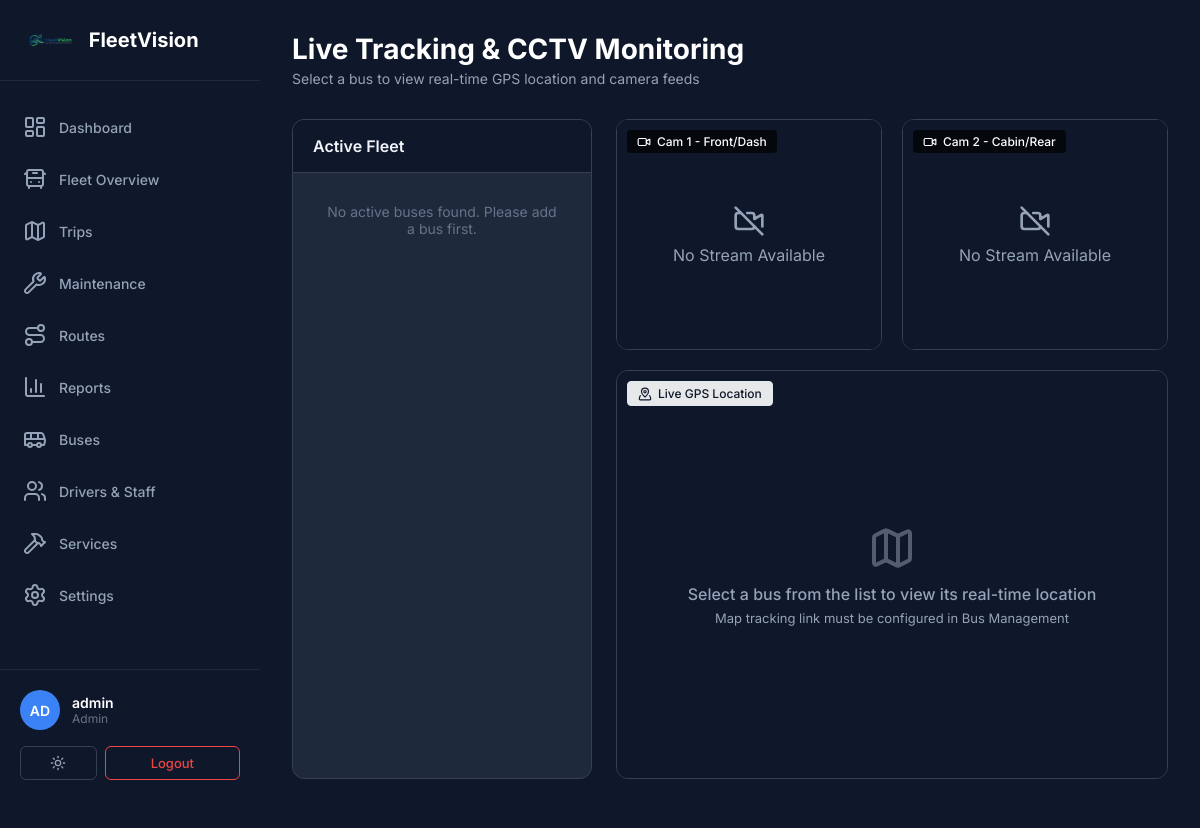
The page /live-tracking.php (signed in) on the database as committed earlier.
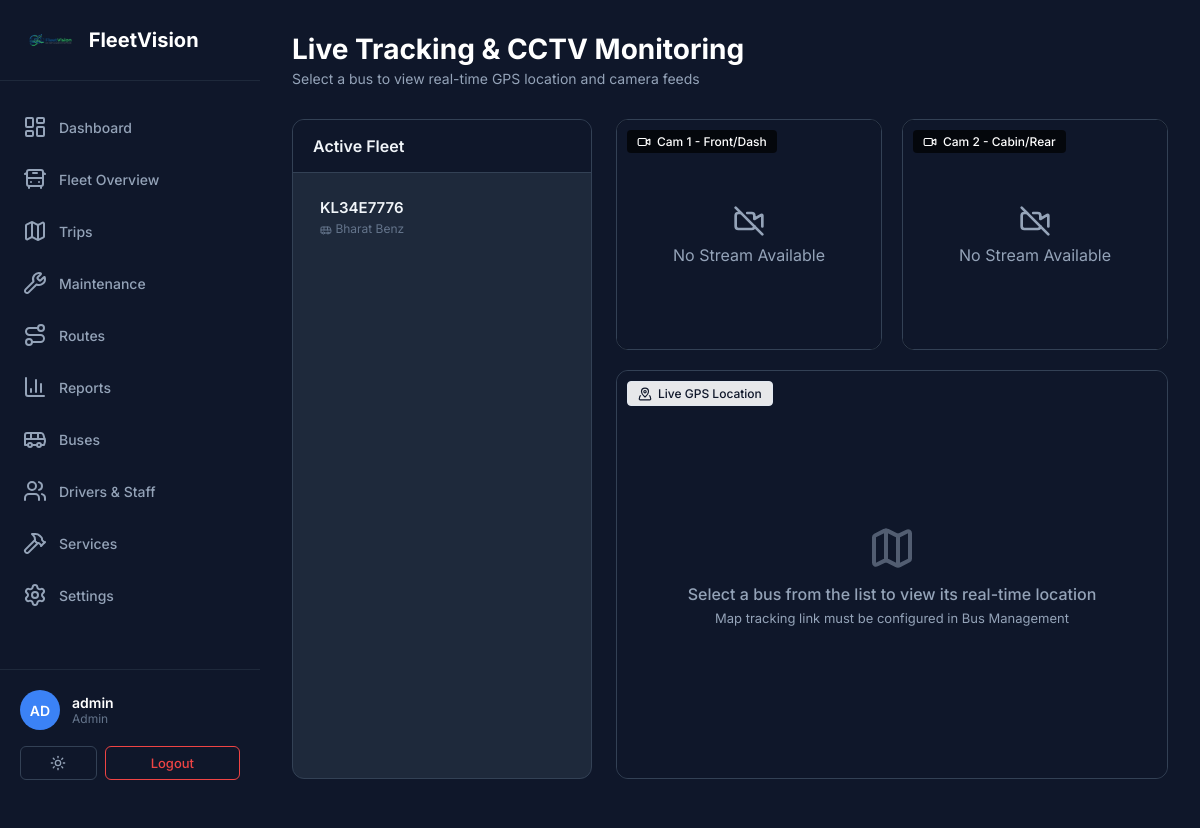
The same page on the database as committed later.
### tables this page shows
CREATE TABLE buses (
        id INTEGER PRIMARY KEY AUTOINCREMENT,
        bus_number TEXT NOT NULL UNIQUE,
        make TEXT,
        model TEXT,
        year INTEGER,
        capacity INTEGER,
        status TEXT DEFAULT 'active',
        created_at DATETIME DEFAULT CURRENT_TIMESTAMP
    , gps_url TEXT, cctv_url_1 TEXT, cctv_url_2 TEXT, route_id INTEGER REFERENCES routes(id), driver_id INTEGER REFERENCES users(id), conductor_id INTEGER REFERENCES users(id));

### live-tracking.php (the view, shortened to what this page needs)
<?php
require_once __DIR__ . '/includes/db.php';
$stmt = $pdo->query("SELECT id, bus_number, make, model, gps_url, cctv_url_1, cctv_url_2 FROM buses WHERE status = 'active' ORDER BY bus_number ASC");
$trackable_buses = $stmt->fetchAll(PDO::FETCH_ASSOC);
include __DIR__ . '/includes/header.php';
?>
<header class="top-header">
    <div class="header-left">
        <h1 class="page-title">Live Tracking & CCTV Monitoring</h1>
        <p class="page-subtitle">Select a bus to view real-time GPS location and camera feeds</p>
    </div>
</header>
<section class="content-section" style="padding-bottom: 0;">
    <div class="tracking-container">
        <div class="bus-selector-panel">
            <div class="selector-header">Active Fleet</div>
            <div class="bus-list">
                <?php if (count($trackable_buses) > 0): ?>
                    <?php foreach ($trackable_buses as $bus): ?>
                        <div class="bus-item"
                             onclick="loadFeeds('<?php echo htmlspecialchars($bus['gps_url'] ?? ''); ?>', '<?php echo htmlspecialchars($bus['cctv_url_1'] ?? ''); ?>', '<?php echo htmlspecialchars($bus['cctv_url_2'] ?? ''); ?>', this)">
                            <div class="bus-number"><?php echo htmlspecialchars($bus['bus_number']); ?></div>
                            <div class="bus-meta">
                                <span><i data-lucide="bus" style="width:12px; height:12px; display:inline-block; vertical-align:middle;"></i> <?php echo htmlspecialchars($bus['make']); ?></span>
                            </div>
                        </div>
                    <?php endforeach; ?>
                <?php else: ?>
                    <div style="padding: 20px; text-align: center; color: #64748b; font-size: 14px;">
                        No active buses found. Please add a bus first.
                    </div>
                <?php endif; ?>
            </div>
        </div>
        <div class="viewer-panel">
            <div class="cctv-grid">
                <div class="cctv-frame-container">
                    <div class="feed-label"><i data-lucide="video" style="width:14px; height:14px;"></i> Cam 1 - Front/Dash</div>
                    <div id="cctv1-container" class="empty-state black-bg">
                        <i data-lucide="video-off" style="width:32px; height:32px; margin-bottom: 8px;"></i>
                        <span>No Stream Available</span>
                    </div>
                </div>
                <div class="cctv-frame-container">
                    <div class="feed-label"><i data-lucide="video" style="width:14px; height:14px;"></i> Cam 2 - Cabin/Rear</div>
                    <div id="cctv2-container" class="empty-state black-bg">
                        <i data-lucide="video-off" style="width:32px; height:32px; margin-bottom: 8px;"></i>
                        <span>No Stream Available</span>
                    </div>
                </div>
            </div>
            <div class="map-frame-container">
                <div class="feed-label" style="background: rgba(255, 255, 255, 0.9); color: #0f172a; border: 1px solid #e2e8f0;"><i data-lucide="map-pinned" style="width:14px; height:14px;"></i> Live GPS Location</div>
                <div id="gps-container" class="empty-state">
                    <i data-lucide="map" style="width:48px; height:48px; margin-bottom: 12px; opacity: 0.5;"></i>
                    <span style="font-size: 16px; font-weight: 500;">Select a bus from the list to view its real-time location</span>
                    <span style="font-size: 13px; margin-top: 6px;">Map tracking link must be configured in Bus Management</span>
                </div>
            </div>
        </div>
    </div>
</section>
<?php include __DIR__ . '/includes/footer.php'; ?>

Rows that differ between the two databases and show on the page:
added buses: bus_number "KL34E7776", make "Bharat Benz"
Other text that changed with them:
text no longer shown: "No active buses found. Please add a bus first."
